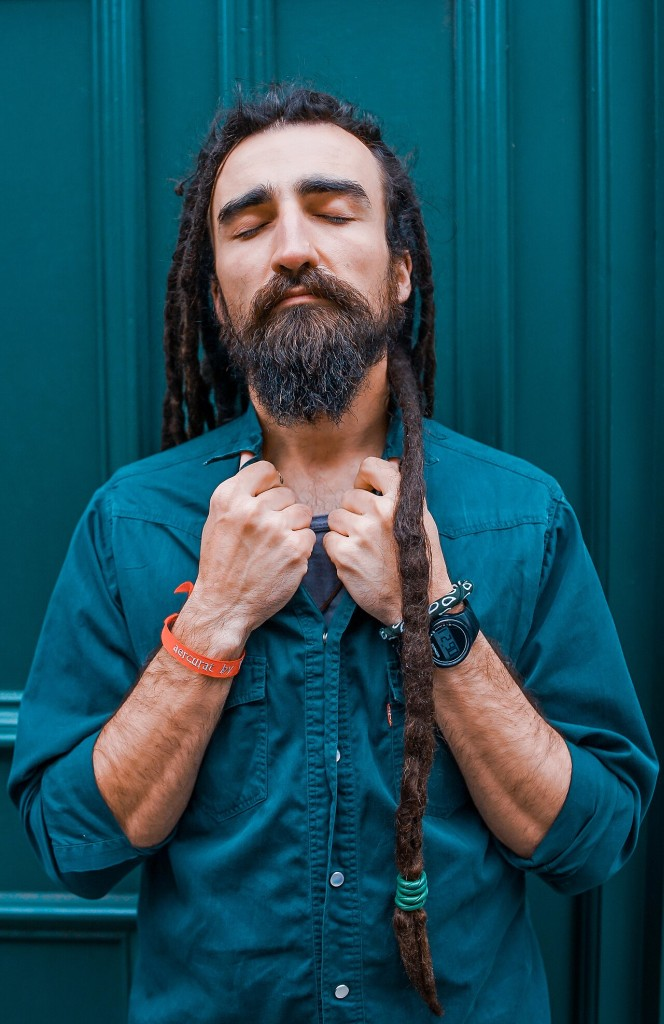
#> input picture tests/fixtures/closed_eyes_cc0/closed_eyes.jpg, 664 x 1024 px; its folder holds only this picture in this run
$ python -i denoise.py   (imports and definitions only)
#> lines starting #> are read from the running program, lines starting #| are printed output that depends on the picture
### src/shotsieve/models/registry.py
"""Model manifest: specs, locations, download and verification."""

from __future__ import annotations

import functools
import hashlib
import json
import os
import shutil
import subprocess
import sys
import urllib.error
import urllib.request
from collections.abc import Callable
from dataclasses import dataclass, replace
from pathlib import Path

from shotsieve.config import bundle_resources, project_root
from shotsieve.log import get_logger

log = get_logger("registry")


class ModelMissingError(FileNotFoundError):
    """A required model file is absent or corrupt."""


@dataclass(frozen=True)
class ModelSpec:
    name: str
    filename: str
    url: str
    sha256: str | None
    size: int
    license: str
    group: str = "core"  # core | rawdenoise | search | search-int8 | ocr | crop | denoise


# pinned to a commit (T18); bytes verified against the sha256 below
_ZOO_SHA = "48b10fa505aeb51fbd127fc60a5c660040e823b7"
_ZOO = f"https://github.com/opencv/opencv_zoo/raw/{_ZOO_SHA}/models"

MODEL_SPECS: dict[str, ModelSpec] = {
    "yunet": ModelSpec(
        "yunet",
        "face_detection_yunet_2023mar.onnx",
        f"{_ZOO}/face_detection_yunet/face_detection_yunet_2023mar.onnx",
        None,
        232589,
        "MIT",
    ),
    "sface": ModelSpec(
        "sface",
        "face_recognition_sface_2021dec.onnx",
        f"{_ZOO}/face_recognition_sface/face_recognition_sface_2021dec.onnx",
        None,
        38696353,
        "Apache-2.0",
    ),
    "face_landmarker": ModelSpec(
        "face_landmarker",
        "face_landmarker.task",
        "https://storage.googleapis.com/mediapipe-models/face_landmarker/face_landmarker/"
        "float16/1/face_landmarker.task",
        None,
        3758596,
        "Apache-2.0",
    ),
    "dinov2_small": ModelSpec(
        "dinov2_small",
        "dinov2_small_fp32.onnx",
        "https://huggingface.co/onnx-community/dinov2-small/resolve/"
        "8b1f705a3a7f6f062f6bdd21986c1583d3ef105d/onnx/model.onnx",
        None,
        88532934,
        "Apache-2.0",
    ),
}

_SIGLIP_SHA = "ba1f3b0843f24bc5417d38e19c37b287d719b2f4"
_SIGLIP = (
    f"https://huggingface.co/onnx-community/siglip2-base-patch16-224-ONNX/resolve/{_SIGLIP_SHA}"
)
for _name, _file, _remote, _size in (
    ("siglip2_vision", "siglip2_vision_fp32.onnx", "onnx/vision_model.onnx", 371807752),
    ("siglip2_vision_int8", "siglip2_vision_int8.onnx", "onnx/vision_model_quantized.onnx",
     94553333),  # group "search-int8": gate alternative, failed the gate (docs/02_MODELS.md)
    ("siglip2_text", "siglip2_text_int8.onnx", "onnx/text_model_quantized.onnx", 283438275),
    ("siglip2_tokenizer", "siglip2_tokenizer.json", "tokenizer.json", 34363039),
):  # fmt: skip
    MODEL_SPECS[_name] = ModelSpec(
        _name, _file, f"{_SIGLIP}/{_remote}", None, _size, "Apache-2.0",
        "search-int8" if _name.endswith("int8") and "vision" in _name else "search",
    )

# monkt/paddleocr-onnx: PaddleOCR PP-OCRv3 det + PP-OCRv5 en rec (Apache-2.0)
_PPOCR_SHA = "7b02d0a30a07ba2b92ad1ff5a8941ae2c633de65"
_PPOCR = f"https://huggingface.co/monkt/paddleocr-onnx/resolve/{_PPOCR_SHA}"
for _name, _file, _remote, _size in (
    ("ppocr_det", "ppocr_det_v3.onnx", "detection/v3/det.onnx", 2429873),
    ("ppocr_rec", "ppocr_rec_en.onnx", "languages/english/rec.onnx", 7830888),
    ("ppocr_dict", "ppocr_en_dict.txt", "languages/english/dict.txt", 1416),
):  # fmt: skip
    MODEL_SPECS[_name] = ModelSpec(
        _name, _file, f"{_PPOCR}/{_remote}", None, _size, "Apache-2.0", "ocr"
    )

# T22 crop: YOLOX-s (Megvii, Apache-2.0) from the same pinned opencv_zoo commit as YuNet/SFace
MODEL_SPECS["yolox_s"] = ModelSpec(
    "yolox_s",
    "yolox_s_2022nov.onnx",
    f"{_ZOO}/object_detection_yolox/object_detection_yolox_2022nov.onnx",
    None,
    35858002,
    "Apache-2.0",
    "crop",
)

# T23f denoise (view only): NAFNet-SIDD-width32 (Chen et al., MIT), ONNX by tf2onnx from the
# litert-community TFLite (MIT), pinned to a repo commit
MODEL_SPECS["nafnet_sidd"] = ModelSpec(
    "nafnet_sidd",
    "nafnet_sidd_width32_fp16.onnx",
    "https://huggingface.co/mlboydaisuke/NAFNet-SIDD-width32-OpenVINO/resolve/"
    "ccea65867e9e54460335054c81eea25524edac4d/nafnet_sidd_width32_fp16.onnx",
    None,
    123972868,
    "MIT",
    "denoise",
)

# T26 RawNIND UtNet2 (Bayer RAW denoiser, bundled with every install, not an optional download):
# the author's checkpoint (weights (c) Benoit Brummer, Christophe De Vleeschouwer, CC-BY-4.0
# option of their GPL-3.0 / CC-BY-4.0 dual licence) converted to a static 512 ONNX by
# scripts/export_rawnind.py (torch 2.2.2, opset 17; checkpoint sha256 c1f7de3d...), bit-identical
# to darktable's ONNX of the same checkpoint on real tiles. Hosted as an asset of a ShotSieve
# GitHub release (models-v1, uploaded 2026-11-10). See docs/02_MODELS.md ("RawNIND: hosting").
RAWNIND_RELEASE_URL = (
    "https://github.com/SiranjeviKrishnan/ShotSieve/releases/download/models-v1/"
    "rawnind_utnet2_bayer_512.onnx"
)
MODEL_SPECS["rawnind_utnet2"] = ModelSpec(
    "rawnind_utnet2",
    "rawnind_utnet2_bayer_512.onnx",
    RAWNIND_RELEASE_URL,
    None,
    31054248,
    "CC-BY-4.0",
    "rawdenoise",
)

PINNED_SHA256: dict[str, str] = {
    "rawnind_utnet2": (
        "a7978fd669618d373cf7f1f72010f43776991d31f4bd9d10e83f2c0e52236c17"
    ),
    "nafnet_sidd": (
        "a9ca266868fad47ce1d19ae2677809e8e69a3c131afbe54ba24c431fe0dc069a"
    ),
    "yolox_s": (
        "c5c2d13e59ae883e6af3b45daea64af4833a4951c92d116ec270d9ddbe998063"
    ),
    "dinov2_small": (
        "f22797eabf810a75e41de68d378541ebea372122b25c4ce3ef25ff618250c20a"
    ),
    "face_landmarker": (
        "64184e229b263107bc2b804c6625db1341ff2bb731874b0bcc2fe6544e0bc9ff"
    ),
    "ppocr_det": (
        "ee40e80071ba3a320d4efda75f3e22047a7d049e9bf7bcaaf9daea23fc21b935"
    ),
    "ppocr_dict": (
        "e025a66d31f327ba0c232e03f407ae8d105e1e709e7ccb3f408aa778c24e70d6"
    ),
    "ppocr_rec": (
        "4e16deb22c4da6468bdca539b2cd3c8687825538b67109177c47d359ab994cd7"
    ),
    "sface": (
        "0ba9fbfa01b5270c96627c4ef784da859931e02f04419c829e83484087c34e79"
    ),
    "siglip2_text": (
        "3a0603d3a00c05a80a6ded4743c16aaac7b1e62cdcc7e362e7ce418659b96400"
    ),
    "siglip2_tokenizer": (
        "cb9140fae3ac5122c972d37adf83e1248471a38147ad76f8215c8872c6fd8322"
    ),
    "siglip2_vision": (
        "c0573e3f4140c3a7c4e9cc5912bd6b26a033b46a6a8e8af26cbea262b163bcad"
    ),
    "siglip2_vision_int8": (
        "5f2b401c1a4fc095702a5d45348e17ad46c4f87064085365b43c6e8eaa5c0070"
    ),
    "yunet": (
        "8f2383e4dd3cfbb4553ea8718107fc0423210dc964f9f4280604804ed2552fa4"
    ),
}

# T18: every spec carries its sha256 (no "trust on first use")
MODEL_SPECS = {n: replace(spec, sha256=PINNED_SHA256[n]) for n, spec in MODEL_SPECS.items()}

GROUPS = ("core", "rawdenoise", "search", "search-int8", "ocr", "crop", "denoise")


def group_names(*groups: str) -> list[str]:
    return [n for n, s in MODEL_SPECS.items() if s.group in groups]


def models_dir() -> Path:
    """Model folder: SHOTSIEVE_MODELS_DIR, else Contents/Resources/models inside a built app
    (read-only, shipped with the app), else <project>/models."""
    env = os.environ.get("SHOTSIEVE_MODELS_DIR")
    if env:
        return Path(env)
    res = bundle_resources()
    return res / "models" if res else project_root() / "models"


BUNDLE_MANIFEST = "bundle.json"


# [13 lines left out: functions _bundle_manifest, bundled, not called in this run]


def _effective(spec: ModelSpec) -> tuple[str, int, str | None]:
    """(filename, size, sha256) of the file that is actually used. A bundle may ship a derived
    variant of a model (e.g. the repaired NAFNet) under the same name."""
    ent = _bundle_manifest(str(models_dir())).get(spec.name)
    if ent:
        return ent["filename"], int(ent["size"]), ent.get("sha256")
    return spec.filename, spec.size, spec.sha256


def _manifest_path() -> Path:
    return models_dir() / "manifest.json"


# [13 lines left out: functions read_manifest, sha256_file, not called in this run]


def _expected_sha(spec: ModelSpec) -> str | None:
    return spec.sha256 or read_manifest().get(spec.name, {}).get("sha256")


def verify_model(name: str, check_hash: bool = False) -> bool:
    """True if the file exists with the expected size (and sha256 when `check_hash`)."""
    spec = MODEL_SPECS[name]
    filename, size, sha = _effective(spec)
    path = models_dir() / filename
    if not path.is_file() or path.stat().st_size != size:
        return False
    if check_hash:
        expected = sha or _expected_sha(spec)
        return expected is None or sha256_file(path) == expected
    return True


# [10 lines left out: function model_path, not called in this run]


def group_bytes(*groups: str) -> int:
    return sum(MODEL_SPECS[n].size for n in group_names(*groups))


# [18 lines left out: function models_status, not called in this run]


ProgressCb = Callable[[dict], None]


# [4 lines left out: function _verify_part, not called in this run]


def _spec_for_url(url: str) -> ModelSpec | None:
    return next((s for s in MODEL_SPECS.values() if s.url == url), None)


# [68 lines left out: functions _download, _fetch_local, _check_fetched, not called in this run]


def _file_progress(emit: Callable, name: str, idx: int, size: int, done: int, total: int) -> None:
    emit(name, done, total or size, idx)


# [61 lines left out: function ensure_models, not called in this run]

### src/shotsieve/_ort.py
"""Import onnxruntime without it writing outside the ShotSieve folder (T18 footprint rule).

onnxruntime >= 1.31 creates `~/Library/Application Support/Microsoft/DeveloperTools/.onnxruntime`
(a device id plus an event store for its telemetry) as a side effect of `import onnxruntime`. We
import it with HOME pointed at `data/ort-home` (inside the install) and then switch its telemetry
events off. HOME is restored immediately. While the import runs, other threads must not see the
redirect: they ask `user_home()`, which answers with the real HOME during a swap. The server also
imports onnxruntime once at start, before any request thread exists (`serve`).
"""

from __future__ import annotations

import os
import sys
import threading
from pathlib import Path

_lock = threading.Lock()
_real_home: str | None = None  # the user's HOME while the swap is active, else None


# [6 lines left out: function user_home, not called in this run]


def import_onnxruntime():
    if "onnxruntime" in sys.modules:
        return sys.modules["onnxruntime"]
    with _lock:
        if "onnxruntime" in sys.modules:
            return sys.modules["onnxruntime"]
        global _real_home
        old = os.environ.get("HOME")
        _real_home = os.path.expanduser("~")
        try:
            from shotsieve.config import data_dir

            home = data_dir() / "ort-home"
            home.mkdir(parents=True, exist_ok=True)
            os.environ["HOME"] = str(home)
        except OSError:
            pass  # unwritable data dir: import as is (doctor reports it)
        try:
            import onnxruntime as ort
        finally:
            if old is None:
                os.environ.pop("HOME", None)
            else:
                os.environ["HOME"] = old
            _real_home = None
        try:
            ort.disable_telemetry_events()
        except Exception:  # noqa: BLE001 - older builds have no such switch
            pass
        return ort

### src/shotsieve/log.py
"""Logging setup."""

from __future__ import annotations

import logging
import sys

_FORMAT = "%(asctime)s %(levelname)s %(name)s: %(message)s"


# [18 lines left out: function setup_logging, not called in this run]


def get_logger(name: str) -> logging.Logger:
    """Return a child logger under the `shotsieve` namespace."""
    return logging.getLogger(f"shotsieve.{name}")

### src/shotsieve/models/denoise.py
"""View-only denoising (T23f): NAFNet-SIDD-width32 (MIT) on ONNX Runtime, OpenCV NLM fallback.

Nothing here touches an original or the cull: the loupe shows a denoised copy that the server caches
under `<shoot>/.shotsieve/denoise/`.

* **AI** (`nafnet_sidd`, optional model group `denoise`, ~124 MB): the published ONNX is a tf2onnx
  conversion with a fixed 1x3x256x256 input. Its Conv attributes are repaired in memory
  (`onnx_conv_fix`) so the CoreML provider accepts it (GPU + Neural Engine, 3 tiles in flight);
  the image is cut into overlapping 256 px tiles (16 px margin, linear feathering, reflection at the
  image border), run, and blended band by band, so a 24 MP image never needs more than a few tile
  rows of float32 accumulators.
* **Basic** (no model, or CoreML/ORT failing): `cv2.fastNlMeansDenoisingColored` per tile with a
  strength scaled to the noise estimated from the image (and its ISO).
* Strength Low / Medium / High: AI blends the model output with the input (residual scaling),
  scaled by the estimated noise so a clean image is barely touched; Basic scales NLM's `h`. The
  blend is split into luma and chroma (v2): the level and the noise scale the LUMA residual (that is
  where "plastic" comes from), the chroma residual is taken (almost) fully, because colour mottling
  is what a half-strength blend leaves behind. The noise level is one number per photo, measured on
  the full-resolution pixels (multi-scale, ISO-bounded) and used by Fit, region and full alike.
"""

from __future__ import annotations

import os
import threading
import time
from collections.abc import Callable
from concurrent.futures import ThreadPoolExecutor

import cv2
import numpy as np

from shotsieve._ort import import_onnxruntime
from shotsieve.log import get_logger
from shotsieve.models.idle import IdleLoaded
from shotsieve.models.onnx_conv_fix import fix_conv_file
from shotsieve.models.registry import bundled, model_path, models_dir, verify_model

# [1 line that did not run here, left out]
log = get_logger("denoise")

TILE = 256  # the model's fixed input size
MARGIN = 16  # px of each tile discarded in favour of its neighbour (feathered)
LEVELS = ("low", "medium", "high")
VERSION = 3  # cache key of the denoised JPEGs: bump when the look of a result changes
AI_ALPHA = {"low": 0.5, "medium": 0.8, "high": 1.0}  # luma blend towards the model output
AI_CHROMA = {"low": 0.9, "medium": 1.0, "high": 1.0}  # chroma blend (colour noise is not detail)
SIGMA_REF = 6.0  # noise level (8-bit) at which the full level strength is used
NOISY_FLOOR = 0.5  # share of the level kept once there is visible noise (sigma >= 3)
CLEAN_FLOOR = 0.25  # ... and on a clean image (sigma <= 1.5); in between it is interpolated
NLM_K = {"low": 0.7, "medium": 1.0, "high": 1.4}  # NLM h = k * estimated sigma
WORKERS = 3  # tiles in flight: ~30 % faster than 1 on the M1 Pro (CoreML queues them)
IDLE_S = 60.0


class Cancelled(RuntimeError):
    """The caller asked to stop (a newer request superseded this one)."""


def available() -> bool:
    """True when the AI model file is installed (size check only). SHOTSIEVE_DENOISE_BACKEND=basic
    switches the model off (tests, a machine where the Neural Engine misbehaves)."""
    if os.environ.get("SHOTSIEVE_DENOISE_BACKEND", "").lower() == "basic":
        return False
    return verify_model("nafnet_sidd")


# ---- noise estimate --------------------------------------------------------

_LAP = np.array([[1, -2, 1], [-2, 4, -2], [1, -2, 1]], np.float32)


def _immerkaer(luma: np.ndarray) -> float:
    r = np.abs(cv2.filter2D(luma, -1, _LAP))[2:-2, 2:-2]
    return 0.0 if r.size == 0 else float(np.median(r) / (0.6745 * 6.0))


def estimate_sigma(rgb: np.ndarray, coarse: float = 1.0) -> float:
    """Noise standard deviation in 8-bit levels, from the median of the Immerkaer (1996) response
    on the luma of up to ~2 MP (robust to edges and texture), at two scales. Demosaiced / JPEG'd
    noise is spatially correlated and the pixel-scale Laplacian under-reads it; after a 2x2 box
    average (white noise drops by exactly 2, correlated noise by less) the same estimate times 2 is
    far closer, so the larger of the two is used (`coarse` 0..1 takes that share of the gap: a
    sharp, textured scene also reads high at the coarse scale, so without an ISO to bound it
    `effective_sigma` takes half). Typical: ISO 100 ~ 0.8, ISO 1600 ~ 3, ISO 12800 ~ 9."""
#> called with coarse = 0.5
    h, w = rgb.shape[:2]
#> h = 1024; w = 664
    step = max(1, int(np.sqrt(h * w / 2_000_000)))
#> step = 1
    sub = rgb[::step, ::step] if step > 1 else rgb
    luma = cv2.cvtColor(sub, cv2.COLOR_RGB2GRAY).astype(np.float32)
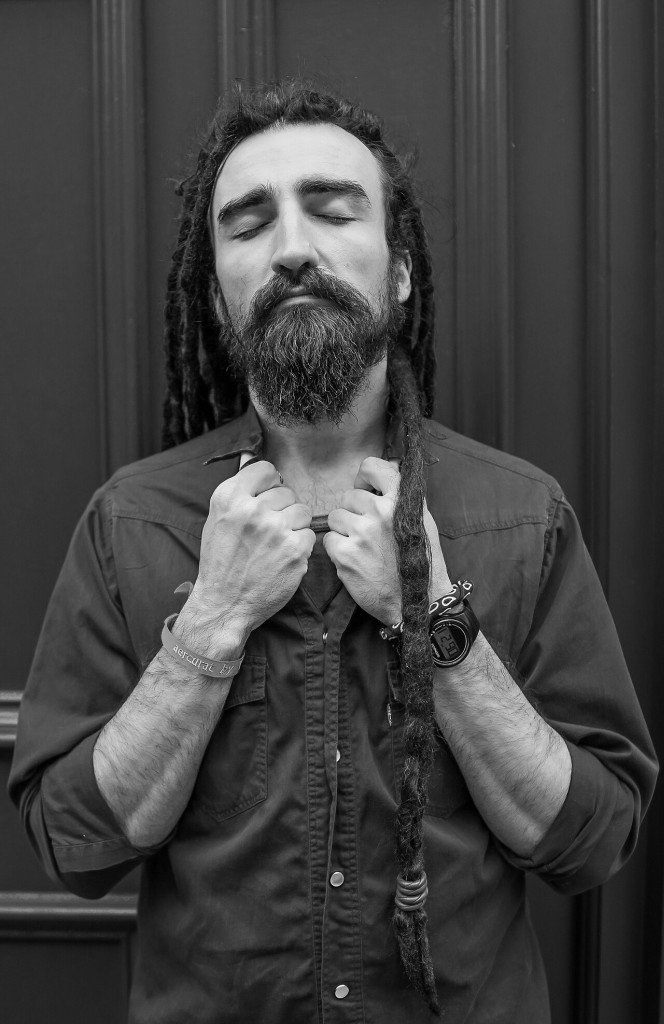
#> luma: shape (1024, 664) float32; min 0, max 250, mean 67.1
    s1 = _immerkaer(luma)
#> in _immerkaer, `r = np.abs(cv2.filter2D(luma, -1, _LAP))[2:-2, 2:-2]`:
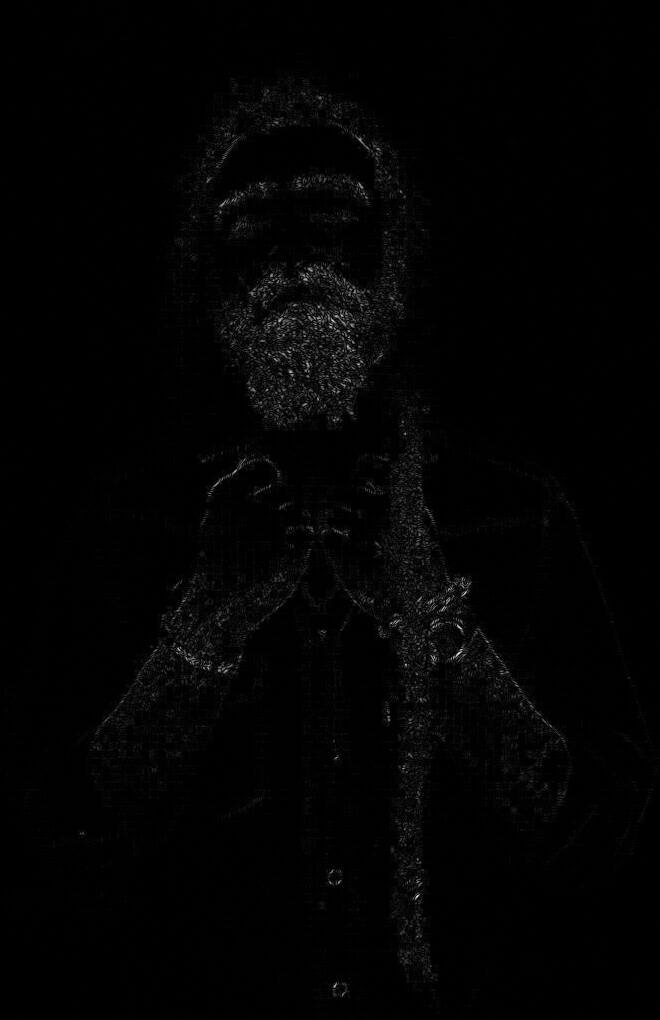
#> r: shape (1020, 660) float32; min 0, max 733, mean 9.4; drawn with min black and max white
#> s1 = 0.494
    if min(luma.shape) < 32:
        return s1
    half = cv2.resize(luma, (luma.shape[1] // 2, luma.shape[0] // 2), interpolation=cv2.INTER_AREA)
    return s1 + coarse * max(0.0, 2.0 * _immerkaer(half) - s1)


def prior_sigma(iso: int | None) -> float | None:
    return None if not iso or iso <= 0 else 0.9 * float(np.sqrt(iso / 100.0))


def effective_sigma(rgb: np.ndarray, iso: int | None = None) -> float:
    """The noise level used for strength scaling: the image estimate kept within 0.5x..1.8x of what
    the ISO predicts (a textured scene fools the estimate upwards, a smooth one downwards)."""
    prior = prior_sigma(iso)
    if prior is None:
        return max(estimate_sigma(rgb, 0.5), 0.3)
    est = estimate_sigma(rgb)
    return float(np.clip(est, 0.5 * prior, 1.8 * prior))


# ---- tiling ----------------------------------------------------------------


# [93 lines left out: functions _origins, _ramp, run_tiled, _coreml_ready_path, not called in this run]


class _NafNet:
    # [30 lines left out: functions __init__, tile, not called in this run]


_holder: IdleLoaded[_NafNet] | None = None
_holder_lock = threading.Lock()


# [15 lines left out: functions holder, release, not called in this run]


def loaded() -> bool:
    with _holder_lock:
        return _holder is not None and _holder.loaded


# ---- strength --------------------------------------------------------------


# [6 lines left out: function strength_scale, not called in this run]


def ai_alpha(level: str, sigma: float) -> float:
    """Share of the model's LUMA output mixed into the image."""
    return float(AI_ALPHA[level] * strength_scale(sigma))


# [4 lines left out: function ai_chroma_alpha, not called in this run]


_LUMA = np.array([0.299, 0.587, 0.114], np.float32)


# [6 lines left out: function blend_luma_chroma, not called in this run]


def nlm_strength(level: str, sigma: float) -> float:
    return float(np.clip(NLM_K[level] * sigma, 1.5, 18.0))


# ---- public API ------------------------------------------------------------


def denoise(
    rgb: np.ndarray,
    level: str = "medium",
    iso: int | None = None,
    backend: str | None = None,
    sigma: float | None = None,
    pause: Callable[[], None] | None = None,
    cancel: Callable[[], bool] | None = None,
    progress: Callable[[float], None] | None = None,
) -> tuple[np.ndarray, str]:
    """Denoised copy of an (H, W, 3) uint8 RGB image and the backend that made it ("ai" | "basic").

    `backend` None picks "ai" when the model is installed and loads, else "basic". `sigma` (8-bit
    noise level) is estimated from the image and ISO when not given - pass the value measured on the
    full image when denoising a crop of it, so a crop is treated like the whole picture."""
    if level not in LEVELS:
        raise ValueError(f"level must be one of {LEVELS}")
    sig = effective_sigma(rgb, iso) if sigma is None else sigma
#> sig = 1.05
    if backend in (None, "ai") and available():
        try:
            with holder().use() as net:
                a_l, a_c = ai_alpha(level, sig), ai_chroma_alpha(level, sig)

                def run(t: np.ndarray) -> np.ndarray:
                    return blend_luma_chroma(t.astype(np.float32), net.tile(t), a_l, a_c)

                return run_tiled(rgb, run, WORKERS if net.provider == "coreml" else 1,
                                 pause, cancel, progress), "ai"  # fmt: skip
        except Cancelled:
            raise
        except Exception as exc:  # noqa: BLE001
            if backend == "ai":
                raise
            log.warning("AI denoise failed (%s); using the basic denoiser", exc)
    h = nlm_strength(level, sig)

    # [4 lines left out: function basic, not called in this run]

    return run_tiled(rgb, basic, 2, pause, cancel, progress), "basic"


# [18 lines left out: functions warm, timed, not called in this run]

>>> import cv2
>>> picture = cv2.cvtColor(cv2.imread('../../../tests/fixtures/closed_eyes_cc0/closed_eyes.jpg'), cv2.COLOR_BGR2RGB)
#> (the run stopped early here; a loop or call above may not have finished)
